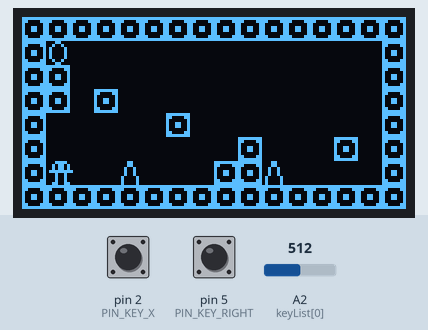
Recording of a sketch running on a simulated Arduino Uno, built for the host (arithmetic inside an expression is 32-bit, double 64-bit). Shown: 128×64 one-colour display. The inputs (shaded band) are chosen by the test bench; at power-on: pin 2 (PIN_KEY_X) HIGH, pin 5 (PIN_KEY_RIGHT) HIGH, A2 (keyList[0]) = 512.

Above: at 1.2 s.
1.3 s: pin 2 (PIN_KEY_X) pulled LOW for 0.15 s
At 1.52 s:
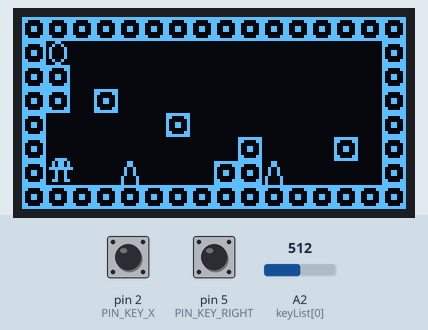
2.0 s: pin 5 (PIN_KEY_RIGHT) pulled LOW for 3.2 s
At 6.4 s:
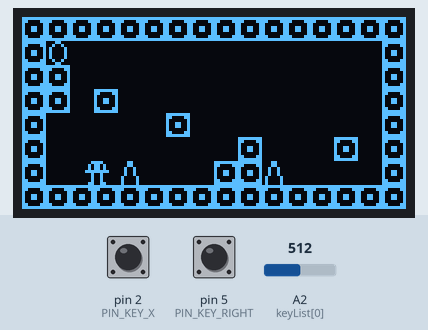
6.7 s: A2 (keyList[0]) set to 490
At 8.1 s:
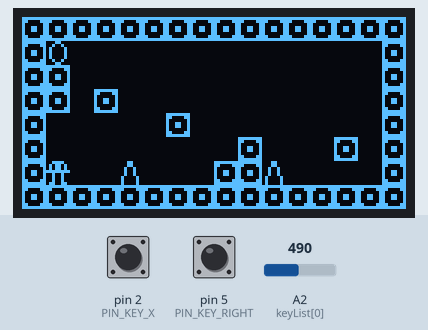
8.5 s: pin 2 (PIN_KEY_X) pulled LOW for 1 s
At 9.79 s:
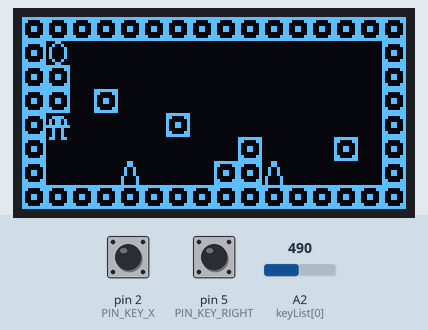
Timing chart, 0 to 11.5 s (numbered marks = the images above; inputs shaded):
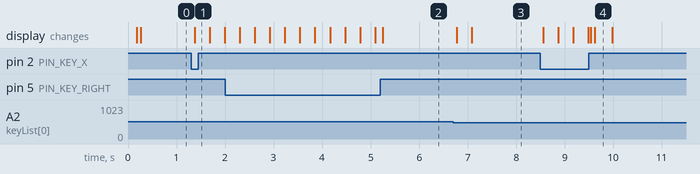

Measured:
- after the input at 1.3 s, the display: changes after 0.07 s (image 1)
- after the input at 6.7 s, the display: first changes after 0.07 s (image 3 shows a later state)
- after the input at 8.5 s, the display: first changes after 0.05 s (image 4 shows a later state)

The sketch:

openTileEngine.ino
```cpp
/*
    Name:       openTileEngine.ino
    Created:	3.1.2019 12.03.58
    Author:     Teemu Laurila
*/

/*--  --*/

//#define BOARD_VERSION_1
#define BOARD_VERSION_2

#include "mushroomLevels.h"
#include "levels.h"
#include "inputOutput.h"
#include "physics.h"
#include "mushroomGame.h"
#include <Adafruit_SSD1306.h>
#include <Adafruit_GFX.h>
#include "variableType.h"
#include "tilengine.h"
#include "gameObject.h"

/*-- Määritä pinnit OLED-näytölle --*/

const uint8_t OLED_DC = 6;
const uint8_t OLED_CS = 7;
const uint8_t OLED_RESET = 8;

Adafruit_SSD1306 oled(OLED_DC, OLED_RESET, OLED_CS);

/*-- Asetukset OLED-näytölle --*/

void beginDisplay() {
	oled.begin(SSD1306_SWITCHCAPVCC);	// Käytä sisäistä jännitegeneraattoria

	// Miten päin näyttö on asennettu?
	// V1 = 2 (käännä 180 astetta)
	// V2 = 0 (älä käännä ollenkaan)

	#ifdef BOARD_VERSION_1
		oled.setRotation(2);				// Pyöräytä kuvaa 180 astetta (V1)
	#endif

	#ifdef BOARD_VERSION_2
		oled.setRotation(0);				// Pyöräytä kuvaa 0 astetta (V2)
	#endif
}

tilengine engine(bitmap_block, 16, 8, 8, 8);	// tilengine(kartan leveys, kartan korkeus,
								                //           laatan leveys, laatan korkeus);

#include "mushroomGame.h"
#include "bitmaps.h"
#include "mushroomLevels.h"

mushroomGame mGame(&engine);	// Anna pelille tile-enginen muistiosoite, jotta se voi käyttää sitä

/* Piirtofunktio bittikartoille */
void bitmapDrawingFunction(dataType x, dataType y, bitmapDataType * bmp, dataType width, dataType height) {
	oled.drawBitmap(x, y, bmp, 8, 8, 1);
}

void setup() {

	//Serial.begin(115200);

	beginDisplay();			// Määritä OLED -juttuja

	engine.assignBitmapDrawingFunction(bitmapDrawingFunction);	// Määritä piirtofunktio palikoille
	mGame.assignBitmapDrawingFunction(bitmapDrawingFunction);	// Määritä piirtofunktio pelaajalle

	mGame.initialize(8, 8);	// Player width and height
}

void loop() {
	oled.clearDisplay();	// Tyhjennä puskuri

	mGame.run();			// Piirrä peliä

	oled.display();			// Siirrä puskuri näytölle
}
```

bitmaps.h
```cpp
#pragma once

#ifndef _BITMAPS_h
#define _BITMAPS_h

#if defined(ARDUINO) && ARDUINO >= 100
#include "arduino.h"
#else
#include "WProgram.h"
#endif

// Mushroom player 8x8
const bitmapDataType PROGMEM bitmap_mushroom[] = {
  0x3C, 0x5A, 0x5A, 0xFF, 0x24, 0x24, 0x24, 0x66,
};

const bitmapDataType PROGMEM spike[] = {
  0x18, 0x18, 0x24, 0x24, 0x24, 0x42, 0x42, 0x42,
};

// Wall block 8x8
const bitmapDataType PROGMEM bitmap_block[] = {
  0xFF, 0xC3, 0x81, 0x99, 0x99, 0x81, 0xC3, 0xFF,
};

const bitmapDataType PROGMEM coin1[] = {
0x18, 0x24, 0x42, 0x42, 0x42, 0x42, 0x24, 0x18,
};

const bitmapDataType PROGMEM coin2[] = {
0x10, 0x28, 0x44, 0x44, 0x44, 0x44, 0x28, 0x10,
};

const bitmapDataType PROGMEM coin3[] = {
0x10, 0x28, 0x28, 0x28, 0x28, 0x28, 0x28, 0x10,
};

#endif
```

gameObject.cpp
```cpp
//
//
//

#include "gameObject.h"

gameObject::gameObject() {

}

gameObject::gameObject(dataType width, dataType height, bitmapDataType * bitmap) {

}

gameObject::~gameObject() {

}

dataType gameObject::getHeight() {

}

dataType gameObject::getWidth() {

}

bool gameObject::collidesWithGameobject(gameObject * obj) {
	/* Tämänhetkinen objekti */
	dataType thisX = x;
	dataType thisY = y;
	dataType thisWidth = width;
	dataType thisHeight = height;

	/* Syötetty objekti */
	dataType thatX = obj->x;
	dataType thatY = obj->y;
	dataType thatWidth = obj->width;
	dataType thatHeight = obj->height;

	/* AABB törmäystesti */
	if (thisX < thatX + thatWidth &&
		thisX + thisWidth > thatX &&
		thisY < thatY + thatHeight &&
		thisY + thisHeight > thatY) {

		return true;
	}

	return false;
}
```

gameObject.h
```cpp
// gameObject.h

#ifndef _GAMEOBJECT_h
#define _GAMEOBJECT_h

#if defined(ARDUINO) && ARDUINO >= 100
	#include "arduino.h"
#else
	#include "WProgram.h"
#endif

#include "sprite.h"
#include "variableType.h"

/* gameObject sisältää kaikki objektit */
struct gameObject : sprite {
	// Julkiset funktiot/muuttujat

	gameObject();
	gameObject(dataType width, dataType height, bitmapDataType * bitmap); // Kun olio luodaan
	~gameObject();  // Kun olio tuhotaan

	bool collidesWithGameobject(gameObject * obj);

	dataType getWidth();  // Näillä voi pyytää olion koon
	dataType getHeight();

	bitmapDataType * bitmap;		// Osoitin objektin bittikarttaan

	floatDataType x, y;				// Objektin koordinaatit
	floatDataType hSpeed, vSpeed;	// Objektin nopeus vaaka- ja pystysuunnassa
	dataType width, height;			// Objektin leveys ja korkeus
};

#endif
```

inputOutput.cpp
```cpp
//
//
//

#include "inputOutput.h"

bool inputOutput::returnKey(dataType nKey) {
	if (nKey >= 0 && nKey < keyAmount) {

		if (nKey == 0) {
			if (analogRead(keyList[nKey]) < 500) {
				return 1;
			} else {
				return 0;
			}
		}

		return !digitalRead(keyList[nKey]);
	}

	return false;
}

/* - Aseta pinnien tilat - */
void inputOutput::begin() {
	for (dataType n = 0; n < keyAmount; n++) {
		pinMode(keyList[n], INPUT_PULLUP);
	}
}
```

inputOutput.h
```cpp
// inputOutput.h

#ifndef _INPUTOUTPUT_h
#define _INPUTOUTPUT_h

#if defined(ARDUINO) && ARDUINO >= 100
	#include "arduino.h"
#else
	#include "WProgram.h"
#endif

#include "variableType.h"

/* All of the keys defined */

#define PIN_KEY_UP			PD4
#define PIN_KEY_RIGHT		PD5
#define PIN_KEY_DOWN		A3
#define PIN_KEY_LEFT		A2

#define PIN_KEY_Y			PD3
#define PIN_KEY_B			PD0
#define PIN_KEY_A			PD1
#define PIN_KEY_X			PD2

#define PIN_LDR				A6

#define PIN_NRF_CSN			A0
#define PIN_NRF_CE			D10

#define PIN_SPI_CS			PD7
#define PIN_SPI_DC			PD6
#define PIN_SPI_RES			D8

struct inputOutput {

	static const dataType keyAmount = 3;

	/* Napeille järkevät nimet */
	enum key {
		KEY_LEFT,
		KEY_RIGHT,
		KEY_JUMP
	};

	void begin();

	/* Tallenna digitaaliset pinnit napeille */
	//const dataType keyList[keyAmount] = {3, 4, A2};	// Prototyyppi
	//const dataType keyList[keyAmount] = { A7, A1, PD2 };	// PCB versio 1
	const dataType keyList[keyAmount] = { A2, PD5, PD2 };	// PCB versio 2

	bool returnKey(dataType nKey);
};

#endif
```

levels.h
```cpp
#pragma once

#ifndef _LEVELS_h
#define _LEVELS_h

#if defined(ARDUINO) && ARDUINO >= 100
#include "arduino.h"
#else
#include "WProgram.h"
#endif

uint16_t mushMap[8] = {
	0b1111111111111111,
	0b1000000000000001,
	0b1100000000000001,
	0b1101000000000001,
	0b1000001000000001,
	0b1000000001000101,
	0b1000000011000001,
	0b1111111111111111
};

#endif
```

mushroomGame.cpp
```cpp
//
//
//

#include "mushroomGame.h"
#include "variableType.h"

/*-- Kun pelistä luodaan olio --*/
mushroomGame::mushroomGame(tilengine * engine) {
	player.x = 9;	// Aseta pelaajan koordinaateiksi (9,46)
	player.y = 46;

	localEngine = engine;
	playerPhysics.assignEnginePointer(localEngine);
}

/*-- Kun peli käynnistetään --*/
void mushroomGame::initialize(dataType width, dataType height) {
	player.width = width;		// Määritä pelaajan leveys ja korkeus
	player.height = height;
	player.hSpeed = 0;
	player.vSpeed = 0;
	io.begin();					// Aseta pinnien tilat

	key.x = 8;		// Määritä 'avaimen' koordinaati ja koko
	key.y = 8;
	key.width = 8;
	key.height = 8;
	key.bitmap = coin1;

	currentLevel = 0;	// Nollaa tämänhetkinen taso

	loadLevel(currentLevel);	// Lataa tämänhetkinen taso
	loadObjects(currentLevel);
}

/*--  --*/
void mushroomGame::assignBitmapDrawingFunction(void(*getFunctionPointer)(dataType x, dataType y, bitmapDataType * bitmap, dataType width, dataType height)) {
	pointToBitmapDrawingFunction = getFunctionPointer;
}

/*-- Lataa haluttu taso --*/
void mushroomGame::loadLevel(dataType levelToLoad) {
	if (levelToLoad >= 0 && levelToLoad < numberOfMushroomLevels) {

		player.x = 9;
		player.y = 46;

		const mapDataType * pointerToStartOfTheMap = &mushroomMap[levelToLoad*8];
		loadMap(pointerToStartOfTheMap);

	}
}

bitmapDataType * mushroomGame::getBitmapById(dataType id) {
	if (id == 1) {
		return spike;
	}
}

/*-- Lataa halutun tason objektit --*/
void mushroomGame::loadObjects(dataType level) {
	if (level < 0 || level > numberOfMushroomLevels) {
		return;
	}

	dataType dataPerLevel = numberOfMushroomObjectVariables * numberOfMushroomObjects;
	loadedObjects[0].x = mushroomObjects[0 + level * dataPerLevel] * 8;
	loadedObjects[0].y = mushroomObjects[1 + level * dataPerLevel] * 8;
	loadedObjects[0].width = mushroomObjects[2 + level * dataPerLevel];
	loadedObjects[0].height = mushroomObjects[3 + level * dataPerLevel];
	loadedObjects[0].bitmap = getBitmapById(mushroomObjects[4 + level * dataPerLevel]);

	loadedObjects[1].x = mushroomObjects[5 + level * dataPerLevel] * 8;
	loadedObjects[1].y = mushroomObjects[6 + level * dataPerLevel] * 8;
	loadedObjects[1].width = mushroomObjects[7 + level * dataPerLevel];
	loadedObjects[1].height = mushroomObjects[8 + level * dataPerLevel];
	loadedObjects[1].bitmap = getBitmapById(mushroomObjects[9 + level * dataPerLevel]);
}

/*-- Pelin pääfunktio --*/
void mushroomGame::run() {

	/* Päivitä pelifunktiota n. 62,5 kertaa sekunnissa */
	if (millis() - oldMushroomUpdateTime > 8) {
		draw();	// Piirrä kartta ja pelaaja

		// Jos pelaaja osuu avaimeen
		if (key.collidesWithGameobject(&player)) {
			Serial.println(F("Player got the key!"));
			currentLevel += 1;
			loadLevel(currentLevel);
			loadObjects(currentLevel);
		}

		handleLoadedObjects();

		/*
		playerPhysics.calculateAccelerations(&player, millis() - oldUpdateTime);

		if (io.returnKey(io.KEY_JUMP) && localEngine->COLLISION_BELOW(&player)) {	// Jos hyppynappia painetaan
			player.vSpeed = -40;
		}

		if (io.returnKey(io.KEY_LEFT)) {
			player.hSpeed = -20;
		}

		if (io.returnKey(io.KEY_RIGHT)) {
			player.hSpeed = 20;
		}
		*/

		// Tarkista onko pelaaja ilmassa vai maassa
		if (!localEngine->COLLISION_BELOW(&player)) {
			playerPhysics.calculateGravity(&player, millis() - oldUpdateTime);		// Laske painovoima pelaajalle
		} else {
			if (io.returnKey(io.KEY_JUMP)) {	// Jos hyppynappia painetaan
				player.vSpeed = -80.0f;
				player.y -= 1;	// Nosta pelaajaa yhdellä pikselillä jotta tilengine ei luule että pelaaja olisi jo maassa
			}
		}

		// Jos pelaaja liikkuu vasemmalle
		if (!localEngine->COLLISION_LEFT(&player)) {
			if (io.returnKey(io.KEY_LEFT)) {
				player.x -= 1;

				// Jos pelaaja meni seinän sisään, siirrä pelaaja pois sieltä
				if (localEngine->COLLISION_LEFT(&player)) {
					player.x += 1;
				}
			}
		}

		// Jos pelaaja liikkuu oikealle
		if (!localEngine->COLLISION_RIGHT(&player)) {
			if (io.returnKey(io.KEY_RIGHT)) {
				player.x += 1;

				// Jos pelaaja meni seinän sisään, siirrä pelaaja pois sieltä
				if (localEngine->COLLISION_RIGHT(&player)) {
					player.x -= 1;
				}

			}
		}

		// Jos pelaaja törmää yllä olevaan palikkaan
		if (localEngine->COLLISION_ABOVE(&player)) {
			player.vSpeed = abs(player.vSpeed)/2;
		}

		/* DEBUG */

		/*
		Serial.println("Törmäys vasemmalle: " + String(localEngine->COLLISION_LEFT));
		Serial.println("Törmäys oikealle: " + String(localEngine->COLLISION_RIGHT));
		Serial.println("Törmäys alla: " + String(localEngine->COLLISION_BELOW));

		Serial.println();
		*/

		oldUpdateTime = millis();
	}

}


void mushroomGame::handleLoadedObjects() {
	// Jos pelaaja törmää objektiin 0 ja se on piikki
	if (loadedObjects[0].bitmap == getBitmapById(1)) {
		if (loadedObjects[0].collidesWithGameobject(&player)) {
			loadLevel(currentLevel);
		}
	}

	// Jos pelaaja törmää objektiin 1 ja se on piikki
	if (loadedObjects[1].bitmap == getBitmapById(1)) {
		if (loadedObjects[1].collidesWithGameobject(&player)) {
			loadLevel(currentLevel);
		}
	}
}

/*--  --*/
void mushroomGame::draw() {
	localEngine->drawMap();	// Piirrä kartta
	pointToBitmapDrawingFunction(player.x, player.y, bitmap_mushroom, player.width, player.height);	// Piirrä pelaaja
	//pointToBitmapDrawingFunction(key.x, key.y, coin1, key.width, key.height);

	localEngine->drawObject(&key);
	localEngine->drawObject(&loadedObjects[0]);
	localEngine->drawObject(&loadedObjects[1]);
}

/*--  --*/
void mushroomGame::loadMap(mapDataType * m) {
	localEngine->loadMap(m);
}

/*--  --*/
void mushroomGame::loadMap(const mapDataType * m) {
	localEngine->loadMap(m);
}
```

mushroomGame.h
```cpp
// mushroomGame.h

#pragma once

#ifndef _MUSHROOMGAME_h
#define _MUSHROOMGAME_h

#if defined(ARDUINO) && ARDUINO >= 100
	#include "arduino.h"
#else
	#include "WProgram.h"
#endif

#include "tilengine.h"
#include "variableType.h"
#include "gameObject.h"
#include "bitmaps.h"
#include "physics.h"
#include "inputOutput.h"
#include "mushroomLevels.h"

struct mushroomGame {
	gameObject	player;				// Luo olio pelaajalle
	physics		playerPhysics;		// Luo fysiikkaolio pelaajan fysiikkojen laskemiseen
	tilengine * localEngine;		// Luo osoitin tile-enginelle
	inputOutput io;					// Luo olio näppäimiä hallitsevalle kirjastolle

	gameObject key;

	gameObject loadedObjects[2];

	dataType currentLevel = 0;

	void loadLevel(dataType levelToLoad);
	void loadObjects(dataType level);

	void handleLoadedObjects();

	bitmapDataType * getBitmapById(dataType id);

	void initialize(dataType width, dataType height);
	void assignBitmapDrawingFunction(void(*getFunctionPointer)(dataType x, dataType y, bitmapDataType * bitmap, dataType width, dataType height));	// Hae osoitin piirtofunktioon
	void(*pointToBitmapDrawingFunction)(dataType, dataType, bitmapDataType *, dataType, dataType);	// Osoitin piirtofunktioon

	longDataType oldUpdateTime = 0;		// Milloin peli on viimeksi päivitetty
	longDataType oldMushroomUpdateTime = 0;

	mushroomGame(tilengine * engine);
	void run();		// Hoida piirtäminen, fysiikat ja muut tässä funktiossa
	void draw();
	void loadMap(mapDataType * m);
	void loadMap(const mapDataType * m);
};

#endif
```

mushroomLevels.cpp
```cpp
//
//
//

#include "mushroomLevels.h"
```

mushroomLevels.h
```cpp
// mushroomLevels.h

#ifndef _MUSHROOMLEVELS_h
#define _MUSHROOMLEVELS_h

#if defined(ARDUINO) && ARDUINO >= 100
	#include "arduino.h"
#else
	#include "WProgram.h"
#endif

#include "variableType.h"
#include "gameObject.h"

const dataType numberOfMushroomObjects = 2;
const dataType numberOfMushroomObjectVariables = 5;

const dataType numberOfMushroomLevels = 5;

/*
gameObject levelObjects[4 * numberOfMushroomLevels];

void initializeLevelVariables() {
	levelObjects[0].x = 8;
	levelObjects[0].y = 8;
	levelObjects[0].width = 8;
	levelObjects[0].height = 8;
}
*/

const uint16_t mushroomObjects[numberOfMushroomObjects * numberOfMushroomObjectVariables * 5] = {
	// x(ruutua),y(ruutua),width,height,bitmap id

	/* Level 1 */
	4,6,8,8,1,
	10,6,8,8,1,

	/* Level 2 */
	11,6,8,8,1,
	10,6,8,8,1,

	/* Level 3 */
	6,6,8,8,1,
	10,6,8,8,1,

	/* Level 4 */
	8,6,8,8,1,
	10,6,8,8,1,

	/* Level 5 */
	4,6,8,8,1,
	10,6,8,8,1
};

const uint16_t mushroomMap[8 * numberOfMushroomLevels] = {
	/* Level 1 */
	0b1111111111111111,
	0b1000000000000001,
	0b1100000000000001,
	0b1101000000000001,
	0b1000001000000001,
	0b1000000001000101,
	0b1000000011000001,
	0b1111111111111111,

	/* Level 2 */
	0b1111111111111111,
	0b1000000000000001,
	0b1000000000000001,
	0b1101000000000001,
	0b1000001000000011,
	0b1000000000000001,
	0b1000000011000001,
	0b1111111111111111,

	/* Level 3 */
	0b1111111111111111,
	0b1000000000000001,
	0b1000000100000001,
	0b1101100010010001,
	0b1000000000000001,
	0b1000000000001001,
	0b1000000001000001,
	0b1111111111111111,

	/* Level 4 */
	0b1111111111111111,
	0b1000000000000001,
	0b1110000001001101,
	0b1001000100000001,
	0b1000010000100001,
	0b1000000000001001,
	0b1000000001000001,
	0b1111111111111111,

	/* Level 5 */
	0b1111111111111111,
	0b1000000000000001,
	0b1110100001000001,
	0b1000010100100101,
	0b1000000000001001,
	0b1000001001000001,
	0b1000011100000001,
	0b1111111111111111
};

#endif
```

physics.cpp
```cpp
//
//
//

#include "physics.h"

void physics::assignEnginePointer(tilengine * enginePointer) {
	m_localEnginePointer = enginePointer;
}

/* Laske painovoiman vaikutus pikseli kerrallaan */
void physics::calculateGravity(gameObject * object, longDataType time) {
	floatDataType timeInSeconds = time / 1000.0f;

	object->y += object->vSpeed * timeInSeconds;		// Muuta objektin sijaintia

	if (m_localEnginePointer->COLLISION_BELOW(object)) {		// Jos pelaaja meni maan sisään

		object->vSpeed = object->vSpeed * 0.6;		// 0.6 on kerroin nopeuden hidastumiselle, jos pelaaja
													// joutuu maan sisälle.

		object->y -= object->vSpeed * timeInSeconds;	// Siirrä pelaajaa hieman takaisin

	}

	object->vSpeed += gravity * timeInSeconds;	// Lisää kiihtyvyys y-akselin suuntaiseen nopeuteen
}

void physics::calculateAccelerations(gameObject * object, longDataType time) {
	floatDataType timeInSeconds = time / 1000.0f;

	/*
	// Laske liikkuminen vaakatasossa
	object->x += object->hSpeed * timeInSeconds;		// Muuta objektin sijaintia

	if (m_localEnginePointer->COLLISION_LEFT (object) || m_localEnginePointer->COLLISION_RIGHT(object)) {		// Jos pelaaja meni maan sisään

		object->hSpeed = object->hSpeed * 0.6;		// 0.6 on kerroin nopeuden hidastumiselle, jos pelaaja
													// joutuu seinän sisään

		object->x -= object->hSpeed * timeInSeconds;	// Siirrä pelaajaa hieman takaisin

	}

	if (object->hSpeed > 0) {
		object->hSpeed -= hAccel * timeInSeconds;	// Lisää kiihtyvyys y-akselin suuntaiseen nopeuteen
	}
	if (object->hSpeed < 0) {
		object->hSpeed += hAccel * timeInSeconds;	// Lisää kiihtyvyys y-akselin suuntaiseen nopeuteen
	}

	// Laske liikkuminen pystysuunnassa
	object->y += object->vSpeed * timeInSeconds;	// Muuta objektin sijaintia pystysuunnassa

	if (m_localEnginePointer->COLLISION_ABOVE(object) || m_localEnginePointer->COLLISION_BELOW(object))	{

		object->vSpeed = object->vSpeed * 0;		// 0.6 on kerroin nopeuden hidastumiselle, jos pelaaja
													// joutuu seinän sisään

		object->y -= object->vSpeed * timeInSeconds;	// Siirrä pelaajaa hieman takaisin

	}

	if (object->vSpeed > 0) {
		object->vSpeed -= vAccel * timeInSeconds;	// Lisää kiihtyvyys y-akselin suuntaiseen nopeuteen
	}
	if (object->vSpeed < 0) {
		object->vSpeed += vAccel * timeInSeconds;	// Lisää kiihtyvyys y-akselin suuntaiseen nopeuteen
	}
	*/
}
```

physics.h
```cpp
// physics.h

#ifndef _PHYSICS_h
#define _PHYSICS_h

#if defined(ARDUINO) && ARDUINO >= 100
	#include "arduino.h"
#else
	#include "WProgram.h"
#endif

#include "variableType.h"
#include "gameObject.h"
#include "tilengine.h"

/* Tämä luokka on pyhitetty fysiikoiden laskemiseen */
struct physics {

	void assignEnginePointer(tilengine * enginePointer);

	void calculateGravity(gameObject * object, longDataType time);	// Objekti jolle fysiikat lasketaan, kiihtyvyys
																	// ja kulunut aika edellisestä päivityksestä

	void calculateAccelerations(gameObject * object, longDataType time);

	floatDataType gravity = 200.0f;

private:
	tilengine * m_localEnginePointer;
};

#endif
```

sprite.cpp
```cpp
//
//
//

#include "sprite.h"
```

Source omitted: sprite.h (318 bytes), tilengine.cpp (4117 bytes), tilengine.h (1328 bytes), variableType.h (169 bytes)
